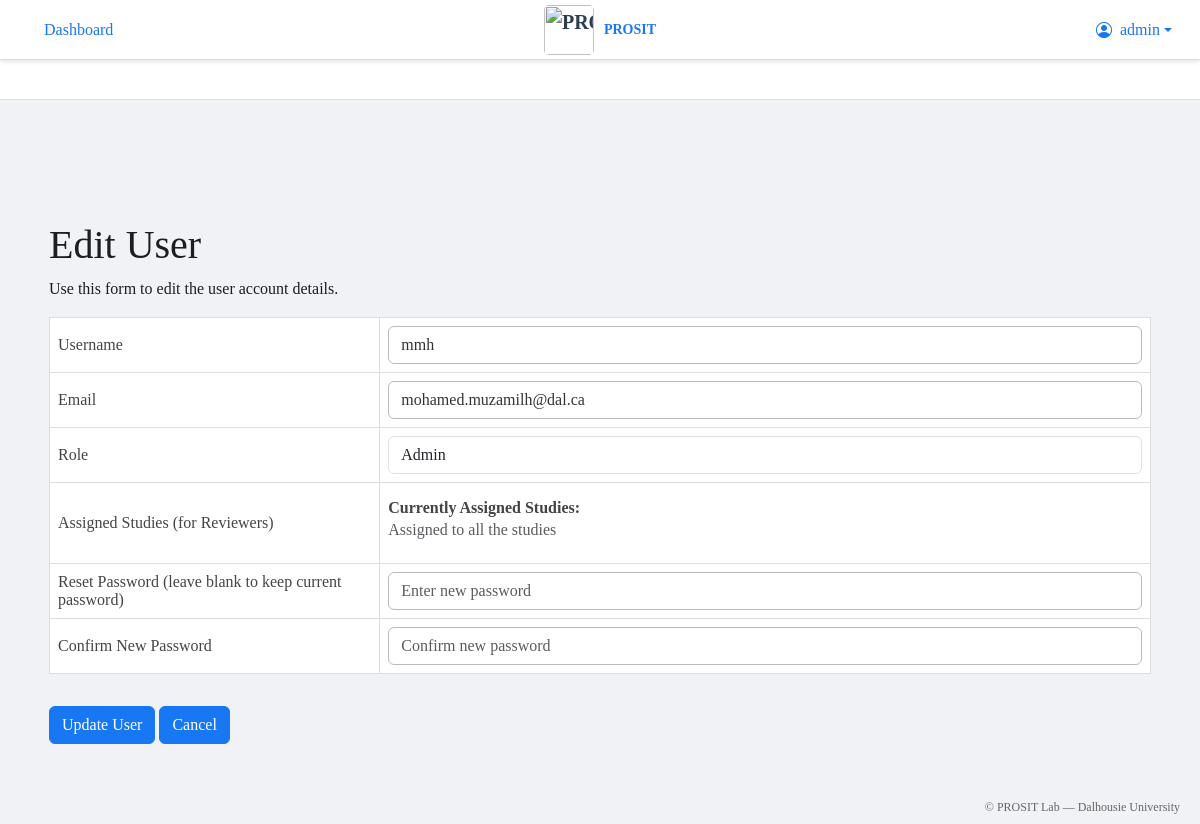
The page /edit_user/2 (signed in) on the database its author committed.
### models/users.py (models this page shows, shortened)
class Users(db.Model, UserMixin):
    __tablename__ = 'users'
    id = db.Column(db.Integer, primary_key=True)
    username = db.Column(db.String(80), unique=True, nullable=False)
    password_hash = db.Column(db.String(128), nullable=False)
    role = db.Column(db.String(20), default='reviewer')
    created_at = db.Column(db.DateTime, default=datetime.utcnow)
    email = db.Column(db.String(120), nullable=True, default=None)
    last_login = db.Column(db.DateTime, nullable=True)
    corrections = db.relationship('Corrections', back_populates='user')
    studies = db.relationship('Studies', secondary='user_studies', back_populates='reviewers')

### routes/admin.py (the view, shortened to what this page needs)
@admin_bp.route('/edit_user/<int:user_id>', methods=['GET', 'POST'])
@login_required
def edit_user(user_id):
    from flask import request, flash, redirect, url_for
    from models.studies import Studies
    user = Users.query.get_or_404(user_id)
    if current_user.role != 'admin' and current_user.id != user_id:
        abort(403)
    studies = Studies.query.all()
    return render_template('admin/edit_user.html', user=user, studies=studies)

### app.py (called while the page is built)
@flask_app.context_processor
def override_url_for():
    def prefixed_url_for(endpoint, **values):
        url = flask_app.url_for(endpoint, **values)
        url = url.replace('/annotation', '')
        url = f"/annotation{url}"
        return url
    return dict(url_for=prefixed_url_for)

### templates/admin/edit_user.html (shortened to what this page needs)
c{% extends "base.html" %}
{% block content %}
<div class="container mt-5">
    <h1>Edit User</h1>
    <p>Use this form to edit the user account details.</p>
    <form method="POST" action="{{ url_for('admin.edit_user', user_id=user.id) }}">
        <table class="table table-bordered">
            <tbody>
                <tr>
                    <td style="width: 30%;"><label for="username">Username</label></td>
                    <td style="width: 70%;">
                        {% if current_user.role == 'admin' %}
                            <input type="text" class="form-control" id="username" name="username" value="{{ user.username }}" required placeholder="Enter username">
                        {% else %}
                            <input type="text" class="form-control" readonly value="{{ user.username }}" />
                            <input type="hidden" name="username" value="{{ user.username }}" />
                        {% endif %}
                    </td>
                </tr>
                <tr>
                    <td style="width: 30%;"><label for="email">Email</label></td>
                    <td style="width: 70%;">
                        <input type="email" class="form-control" id="email" name="email" value="{{ user.email if user.email else '' }}" placeholder="Enter email">
                    </td>
                </tr>
                <tr>
                    {% if current_user.role == 'admin' %}
                    <td style="width: 30%;"><label for="role">Role</label></td>
                    <td style="width: 70%;">
                        <select class="form-control" id="role" name="role">
                            <option value="admin" {% if user.role == 'admin' %}selected{% endif %}>Admin</option>
                        </select>
                    </td>
                    {% else %}
                    <td style="width: 30%;"><label>Role</label></td>
                    <td style="width: 70%;">{{ user.role | capitalize }}</td>
                    {% endif %}
                </tr>
                {% if current_user.role == 'admin' %}
                <tr>
                    <td style="width: 30%;"><label for="studies">Assigned Studies (for Reviewers)</label></td>
                    <td style="width: 70%;">
                        {% if user.role == 'admin' %}
                            <div class="mt-2">
                                <p class="mb-1"><strong>Currently Assigned Studies:</strong></p>
                                <p class="text-muted">Assigned to all the studies</p>
                            </div>
                        {% endif %}
                    </td>
                </tr>
                {% endif %}
                <tr>
                    <td style="width: 30%;"><label for="password">Reset Password (leave blank to keep current password)</label></td>
                    <td style="width: 70%;"><input type="password" class="form-control" id="password" name="password" placeholder="Enter new password"></td>
                </tr>
                <tr>
                    <td style="width: 30%;"><label for="confirm_password">Confirm New Password</label></td>
                    <td style="width: 70%;"><input type="password" class="form-control" id="confirm_password" name="confirm_password" placeholder="Confirm new password"></td>
                </tr>
            </tbody>
        </table>
        <button type="submit" class="btn btn-primary mt-3">Update User</button>
        <a href="{{ url_for('admin.users') }}" class="btn btn-secondary mt-3">Cancel</a>
    </form>
</div>
{% endblock %}

### templates/base.html (shortened to what this page needs)
<!DOCTYPE html>
<html lang="en">
<head>
    <link href="https://cdn.jsdelivr.net/npm/bootstrap@5.3.0/dist/css/bootstrap.min.css" rel="stylesheet">
    <link rel="stylesheet" href="https://cdn.jsdelivr.net/npm/bootstrap-icons@1.10.0/font/bootstrap-icons.css">
    <link rel="stylesheet" href="{{ url_for('static', filename='css/styles.css') }}">
    <link rel="stylesheet" href="https://cdn.datatables.net/1.11.5/css/dataTables.bootstrap5.min.css">
    <link rel="stylesheet" href="https://cdnjs.cloudflare.com/ajax/libs/font-awesome/5.15.4/css/all.min.css">
</head>
<body>
    <div class="main-content-container">
        <nav class="navbar navbar-expand navbar-light bg-light top-navbar">
            <div class="container-fluid">
                <nav aria-label="breadcrumb" class="me-auto" style="flex-wrap: wrap; max-width: 25%; overflow: visible;">
                    <ol class="breadcrumb mb-0" style="flex-wrap: wrap;">
                        {% block breadcrumbs %}
                            <li class="breadcrumb-item"><a href="{{ url_for('dashboard.index') }}">Dashboard</a></li>
                        {% endblock %}
                    </ol>
                </nav>
                <div class="d-flex justify-content-center align-items-center position-absolute start-50" style="transform: translateX(-50%);">
                    <div class="navbar-brand" style="display: flex; flex-direction: row; align-items: center; margin-right: 0;">
                        <img src="{{ url_for('static', filename='images/PROSIT.jpeg') }}" alt="PROSIT Logo" style="height: 50px; margin-right: 10px; border-radius: 10%;">
                        <span style="font-size: 14px; color: #333;">PROSIT</span>
                    </div>
                </div>
                {% if current_user.is_authenticated %}
                <div class="dropdown">
                    <a href="#" class="d-flex align-items-center text-decoration-none dropdown-toggle" id="dropdownUser1" data-bs-toggle="dropdown">
                        <i class="bi bi-person-circle me-2"></i>
                        <span class="d-none d-sm-inline">{{ current_user.username }}</span>
                    </a>
                </div>
                {% endif %}
            </div>
        </nav>
        {% if current_user.is_authenticated and all_studies %}
        <nav class="navbar navbar-expand navbar-dark bg-dark studies-navbar">
            <div class="container-fluid">
                <ul class="navbar-nav">
                    <li class="nav-item dropdown">
                        <a class="nav-link dropdown-toggle" href="#" id="studiesDropdown" role="button" data-bs-toggle="dropdown">
                            <i class="bi bi-collection me-1"></i> Studies
                        </a>
                    </li>
                </ul>
            </div>
        </nav>
        {% endif %}
    <main class="container-fluid py-4 main-content">
        {% block content %}{% endblock %}
    </main>
    <footer class="text-end py-2" style="position: fixed; bottom: 0; right: 20px; color: #666; font-size: 12px; font-family: 'Georgia', serif;">
        © PROSIT Lab — Dalhousie University
    </footer>
</div>
</body>
</html>

### static/css/styles.css (style rules this page uses)
.top-navbar { position: fixed; top: 0; left: 0; right: 0; height: 60px; z-index: 1000; background-color: #f5f5f5; padding: 0.5rem 1rem; font-family: 'Georgia', serif; }
.studies-navbar { position: fixed; top: 60px; left: 0; right: 0; height: 40px; background-color: #2c3e50; z-index: 999; padding: 0.25rem 1rem; }
.main-content-container { margin-top: 100px; min-height: calc(100vh - 100px); padding: 25px; transition: all 0.3s; background-color: #fafafa; font-family: 'Georgia', serif; }
.navbar-brand { font-weight: 700; color: #2c3e50; }
.navbar-dark .navbar-nav .nav-link { color: rgba(255, 255, 255, 0.9); font-family: 'Georgia', serif; }
.breadcrumb { padding: 0.75rem 1rem; margin-bottom: 0; background-color: transparent; font-family: 'Georgia', serif; color: #555; }
.table { border: 1px solid #ddd; background-color: #fff; }
.table tbody tr td { vertical-align: middle; border-color: #ddd; font-family: 'Georgia', serif; color: #444; }
textarea.form-control, input.form-control { min-height: auto; resize: vertical; font-family: 'Georgia', serif; border: 1px solid #bbb; color: #333; }
.btn-primary { background-color: #2c3e50; border-color: #2c3e50; font-family: 'Georgia', serif; }
.btn-secondary { background-color: #6c757d; border-color: #6c757d; font-family: 'Georgia', serif; }
a { color: #2c3e50; text-decoration: underline; }

### templates/base.html (style rules this page uses)
body { font-family: -apple-system, BlinkMacSystemFont, 'Segoe UI', Roboto, Helvetica, Arial, sans-serif; background-color: #f0f2f5; color: #1c1e21; }
.main-content-container { background-color: #f0f2f5; }
.top-navbar { background-color: #ffffff !important; border-bottom: 1px solid #dddfe2; box-shadow: 0 2px 4px rgba(0, 0, 0, 0.1); }
.navbar-brand span { color: #1877f2 !important; font-weight: bold; }
.breadcrumb-item a { color: #1877f2; text-decoration: none; }
.studies-navbar { background-color: #ffffff !important; border-bottom: 1px solid #dddfe2; }
.studies-navbar .nav-link { color: #1c1e21; }
.main-content { background-color: #f0f2f5; }
.btn-primary, .btn-secondary, .btn-success, .btn-info, .btn-warning, .btn-light, .btn-dark, .btn-outline-primary, .btn-outline-secondary, .btn-outline-success, .btn-outline-info, .btn-outline-warning, .btn-outline-light, .btn-outline-dark, .btn-edit, .btn-manage, .btn-export { background-color: #1877f2 !important; border-color: #1877f2 !important; color: white !important; }
a { color: #1877f2; text-decoration: none; }

### rows shown on the page
Users: username "admin"
Users: username "mmh", email "mohamed.muzamilh@dal.ca", role "Admin"
